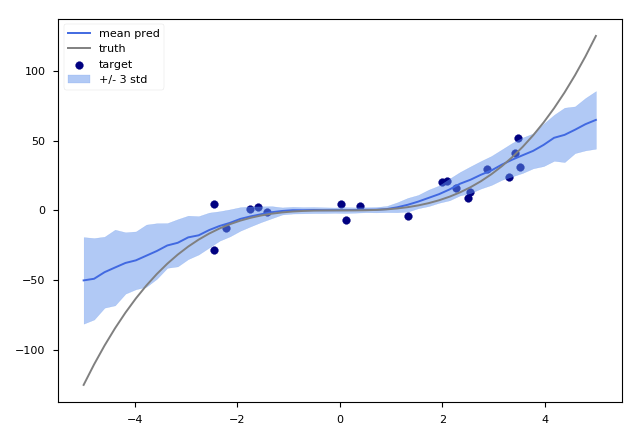

Python code for this plot:
import matplotlib.pyplot as plt
import numpy as np

from BNNLayer import BNNLayer
from BNN import BNN

import torch
from torch.autograd import Variable

plt.style.use('seaborn-paper')

x = np.random.uniform(-4, 4, size=20).reshape((-1, 1))
noise = np.random.normal(0, 9, size=20).reshape((-1, 1))
y = x ** 3 + noise

Var = lambda x, dtype=torch.FloatTensor: Variable(torch.from_numpy(x).type(dtype))
X = Var(x)
Y = Var(y)


if __name__ == '__main__':

    # Initialize network
    bnn = BNN(BNNLayer(1, 100, activation='relu', prior_mean=0, prior_rho=0),
              BNNLayer(100, 1, activation='none', prior_mean=0, prior_rho=0))

    optim = torch.optim.Adam(bnn.parameters(), lr=1e-1)

    # Main training loop
    for i_ep in range(400):
        kl, lg_lklh = bnn.Forward(X, Y, 1, 'Gaussian')
        loss = BNN.loss_fn(kl, lg_lklh, 1)
        optim.zero_grad()
        loss.backward()
        optim.step()

    # Plotting
    plt.scatter(x, y, c='navy', label='target')

    x_ = np.linspace(-5, 5)
    y_ = x_ ** 3
    X_ = Var(x_).unsqueeze(1)

    pred_lst = [bnn.forward(X_, mode='MC').data.numpy().squeeze(1) for _ in range(100)]

    pred = np.array(pred_lst).T
    pred_mean = pred.mean(axis=1)
    pred_std = pred.std(axis=1)

    plt.plot(x_, pred_mean, c='royalblue', label='mean pred')
    plt.fill_between(x_, pred_mean - 3 * pred_std, pred_mean + 3 * pred_std,
                     color='cornflowerblue', alpha=.5, label='+/- 3 std')

    plt.plot(x_, y_, c='grey', label='truth')

    plt.legend()
    plt.tight_layout()
    plt.show()
